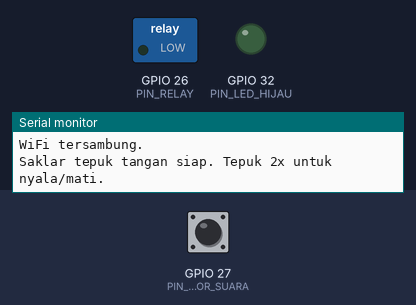
The sketch below on a simulated ESP32. Shown: switched loads named in the sketch (green lamp = pin HIGH), output pins drawn as LEDs (lit = HIGH), the last lines printed to the serial monitor. Inputs (shaded band) come from the test bench; at power-on: GPIO 27 (PIN_SENSOR_SUARA) LOW. WiFi joins after 1.5 s; servers stay silent unless stated.

Above: at 2.7 s.
2.8 s: GPIO 27 (PIN_SENSOR_SUARA) driven HIGH
5.1 s: GPIO 27 (PIN_SENSOR_SUARA) pulsed LOW 2 times (0.12 s each, 0.3 s apart)
At 5.8 s:
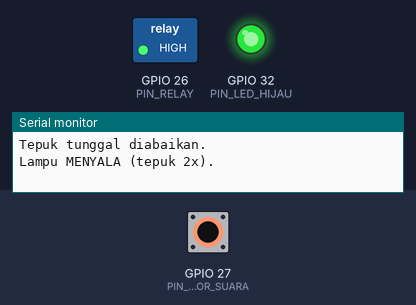
Timing chart, 0 to 8.1 s (numbered marks = the images above; inputs shaded):
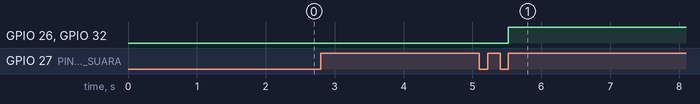

The sketch:

SaklarTepukTangan.ino
```cpp
// Saklar Tepuk Tangan — ESP32 + Sensor Suara + Relay
//
// Cara kerja:
//  - Sensor suara (modul KY-038 / sejenis, keluaran digital DO) mendengar
//    tepukan tangan. Ambang keras suara diatur lewat potensiometer di modul.
//  - Tepuk DUA KALI dalam jendela 800 ms -> lampu berbalik status
//    (menyala jadi mati, mati jadi menyala). Tepuk TUNGGAL diabaikan,
//    jadi suara lain yang sekali bunyi (batuk, pintu tertutup) tidak
//    menyalakan lampu.
//  - LED hijau ikut status lampu (menyala = lampu menyala).
//  - Setiap lampu berubah status, notifikasi Telegram terkirim
//    (maksimal 1 pesan per 5 detik).
//
// Wiring:
//  - Sensor suara : DO -> GPIO27, VCC -> 3V3, GND -> GND
//    (pin AO modul tidak dipakai; ambang diatur dari potensiometer modul)
//  - Relay lampu  : IN -> GPIO26, VCC -> VIN 5V, GND -> GND
//    Kontak relay (COM - NO) memutus kabel FASA lampu 220 V.
//    PERINGATAN: 220 V berbahaya — matikan listrik (MCB) sebelum memasang
//    kabel lampu, dan jangan sentuh terminal relay saat listrik menyala.
//  - LED hijau    : GPIO32 (seri resistor 220 ohm ke GND)
//
// Library yang dibutuhkan (semua tersedia di Library Manager):
//  - UniversalTelegramBot 1.3.0 (hanya bila USE_TELEGRAM 1)
//  - ArduinoJson 6.21.5 (dipakai UniversalTelegramBot)
// Compile: arduino-cli compile --fqbn esp32:esp32:esp32 SaklarTepukTangan
// (terverifikasi 20 Nov 2026: 1065049 byte (81%) flash, 50536 byte (15%) RAM,
//  ESP32 core 4.0.0)

#include <Arduino.h>

// ---------- KONFIGURASI ----------
#define USE_TELEGRAM 1  // 1 = kirim notifikasi Telegram, 0 = tanpa Telegram

// Pin
const int PIN_SENSOR_SUARA = 27;  // DO sensor suara (digital)
const int PIN_RELAY = 26;         // IN modul relay lampu
const int PIN_LED_HIJAU = 32;     // LED hijau, ikut status lampu

// Logika level (sesuaikan dengan modulmu bila terbalik)
const int SENSOR_AKTIF = HIGH;  // DO sensor = HIGH saat suara terdeteksi
const int RELAY_AKTIF = HIGH;   // IN relay = HIGH saat relay menutup kontak
                                // (modul relay aktif LOW: ubah jadi LOW)

// Waktu (milidetik)
const unsigned long JENDELA_TEPUK_GANDA_MS = 800;  // tepuk ke-2 harus masuk jendela ini
const unsigned long DEBOUNCE_TEPuk_MS = 150;       // jeda minimum antar deteksi tepuk
const unsigned long TELEGRAM_DEBOUNCE_MS = 5000;   // jeda minimum antar pesan Telegram
const unsigned long WIFI_TIMEOUT_MS = 20000;       // batas tunggu sambung WiFi

const char *WIFI_SSID = "NAMA_WIFI";
const char *WIFI_PASS = "PASSWORD_WIFI";
const char *BOT_TOKEN = "TOKEN_BOT_TELEGRAM";
const char *CHAT_ID = "CHAT_ID_TELEGRAM";

// ---------- STATE ----------
bool lampuNyala = false;             // status lampu saat ini
int jumlahTepuk = 0;                 // 0 = belum ada, 1 = menunggu tepuk ke-2
unsigned long waktuTepukPertama = 0; // millis() saat tepuk pertama
unsigned long waktuTepukTerakhir = 0; // millis() saat tepuk terakhir (debounce)
unsigned long telegramTerakhir = 0;  // millis() saat pesan Telegram terakhir
int sensorSebelumnya = LOW;          // pembacaan sensor loop sebelumnya

#if USE_TELEGRAM
#include <WiFi.h>
#include <WiFiClientSecure.h>
#include <UniversalTelegramBot.h>
#include <ArduinoJson.h>

WiFiClientSecure telegramClient;
UniversalTelegramBot bot(BOT_TOKEN, telegramClient);

// Kirim pesan Telegram; diam bila WiFi putus atau masih dalam debounce.
void kirimTelegram(const String &pesan) {
  if (WiFi.status() != WL_CONNECTED) return;
  if (millis() - telegramTerakhir < TELEGRAM_DEBOUNCE_MS) return;
  telegramTerakhir = millis();
  bot.sendMessage(CHAT_ID, pesan, "");
}
#else
void kirimTelegram(const String &) {}
#endif

// Sambung ke WiFi (maksimal WIFI_TIMEOUT_MS), lalu berhenti mencoba.
void sambungWiFi() {
  if (WiFi.status() == WL_CONNECTED) return;
  WiFi.begin(WIFI_SSID, WIFI_PASS);
  unsigned long mulai = millis();
  while (WiFi.status() != WL_CONNECTED &&
         millis() - mulai < WIFI_TIMEOUT_MS) {
    delay(250);
  }
  Serial.println(WiFi.status() == WL_CONNECTED ? "WiFi tersambung."
                                                : "WiFi gagal — jalan tanpa Telegram.");
}

// Atur relay + LED hijau mengikuti status lampu, lalu beri tahu Telegram.
void kendaliLampu(bool nyala) {
  lampuNyala = nyala;
  digitalWrite(PIN_RELAY, nyala ? RELAY_AKTIF : !RELAY_AKTIF);
  digitalWrite(PIN_LED_HIJAU, nyala ? HIGH : LOW);
  Serial.println(nyala ? "Lampu MENYALA (tepuk 2x)." : "Lampu MATI (tepuk 2x).");
  kirimTelegram(nyala ? "Lampu menyala — tepuk tangan 2x terdeteksi."
                      : "Lampu mati — tepuk tangan 2x terdeteksi.");
}

// Deteksi tepuk ganda. Dipanggil tiap loop; mengembalikan true tepat saat
// tepuk kedua masuk jendela. Tepuk tunggal kedaluwarsa sendiri dan diabaikan.
bool deteksiTepuk() {
  int sensor = digitalRead(PIN_SENSOR_SUARA);
  unsigned long sekarang = millis();

  // Tepuk pertama kedaluwarsa: tepuk kedua tidak datang dalam jendela.
  if (jumlahTepuk == 1 &&
      sekarang - waktuTepukPertama > JENDELA_TEPUK_GANDA_MS) {
    jumlahTepuk = 0;
    Serial.println("Tepuk tunggal diabaikan.");
  }

  // Hanya proses sisi naik (LOW -> SENSOR_AKTIF) dan lewati debounce.
  bool sisiNaik = (sensor == SENSOR_AKTIF && sensorSebelumnya != SENSOR_AKTIF);
  sensorSebelumnya = sensor;
  if (!sisiNaik) return false;
  if (sekarang - waktuTepukTerakhir < DEBOUNCE_TEPuk_MS) return false;
  waktuTepukTerakhir = sekarang;

  if (jumlahTepuk == 0) {
    // Tepuk pertama: mulai hitung jendela.
    jumlahTepuk = 1;
    waktuTepukPertama = sekarang;
    return false;
  }

  // Tepuk kedua masih di dalam jendela (kedaluwarsa sudah dicek di atas).
  jumlahTepuk = 0;
  return true;
}

void setup() {
  Serial.begin(115200);
  pinMode(PIN_SENSOR_SUARA, INPUT);
  pinMode(PIN_RELAY, OUTPUT);
  pinMode(PIN_LED_HIJAU, OUTPUT);
  kendaliLampu(false);  // mulai dari lampu mati

#if USE_TELEGRAM
  sambungWiFi();
  telegramClient.setInsecure();
#endif

  Serial.println("Saklar tepuk tangan siap. Tepuk 2x untuk nyala/mati.");
}

void loop() {
  if (deteksiTepuk()) {
    kendaliLampu(!lampuNyala);
  }
}
```

Measured:
- after the input at 5.1 s, GPIO 26 (PIN_RELAY), GPIO 32 (PIN_LED_HIJAU): LOW → HIGH after 0.42 s
